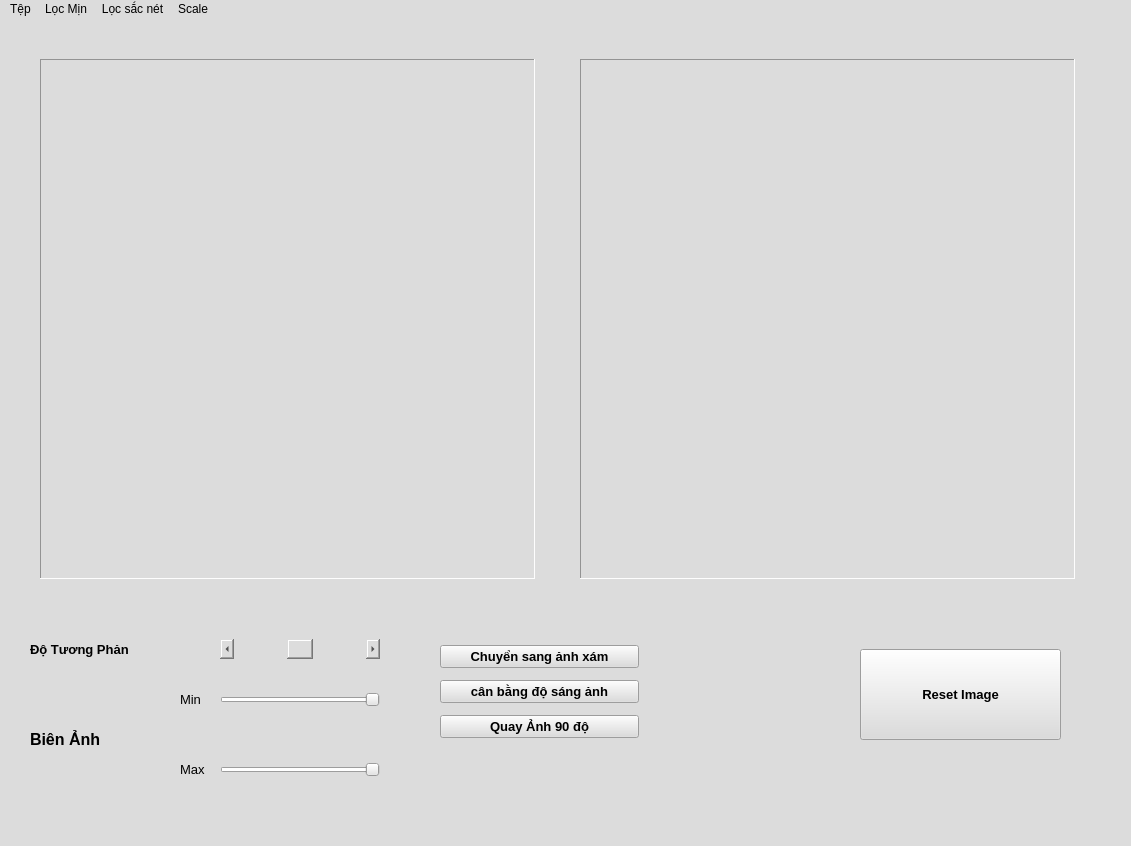
<?xml version="1.0" encoding="UTF-8"?>
<ui version="4.0">
 <class>MainWindow</class>
 <widget class="QMainWindow" name="MainWindow">
  <property name="geometry">
   <rect>
    <x>0</x>
    <y>0</y>
    <width>1131</width>
    <height>846</height>
   </rect>
  </property>
  <property name="windowTitle">
   <string>Chương trình xử lý ảnh</string>
  </property>
  <property name="styleSheet">
   <string notr="true">background-color: rgb(220, 220, 220);
selection-background-color: rgb(255, 255, 255);
selection-color: rgb(0, 0, 0);</string>
  </property>
  <widget class="QWidget" name="centralwidget">
   <widget class="QPushButton" name="reset_image">
    <property name="geometry">
     <rect>
      <x>860</x>
      <y>630</y>
      <width>201</width>
      <height>91</height>
     </rect>
    </property>
    <property name="font">
     <font>
      <pointsize>10</pointsize>
      <weight>75</weight>
      <bold>true</bold>
     </font>
    </property>
    <property name="text">
     <string>Reset Image</string>
    </property>
   </widget>
   <widget class="QScrollBar" name="gammarScrollBar">
    <property name="geometry">
     <rect>
      <x>220</x>
      <y>620</y>
      <width>160</width>
      <height>20</height>
     </rect>
    </property>
    <property name="minimum">
     <number>1</number>
    </property>
    <property name="maximum">
     <number>200</number>
    </property>
    <property name="singleStep">
     <number>1</number>
    </property>
    <property name="pageStep">
     <number>1</number>
    </property>
    <property name="value">
     <number>100</number>
    </property>
    <property name="orientation">
     <enum>Qt::Horizontal</enum>
    </property>
   </widget>
   <widget class="QLabel" name="label">
    <property name="geometry">
     <rect>
      <x>30</x>
      <y>620</y>
      <width>151</width>
      <height>21</height>
     </rect>
    </property>
    <property name="font">
     <font>
      <pointsize>10</pointsize>
      <weight>75</weight>
      <bold>true</bold>
     </font>
    </property>
    <property name="styleSheet">
     <string notr="true">selection-color: rgb(255, 255, 255);</string>
    </property>
    <property name="text">
     <string>Độ Tương Phản</string>
    </property>
   </widget>
   <widget class="QStackedWidget" name="stackedWidget">
    <property name="geometry">
     <rect>
      <x>40</x>
      <y>40</y>
      <width>495</width>
      <height>520</height>
     </rect>
    </property>
    <property name="styleSheet">
     <string notr="true"/>
    </property>
    <property name="frameShape">
     <enum>QFrame::Panel</enum>
    </property>
    <property name="frameShadow">
     <enum>QFrame::Sunken</enum>
    </property>
    <property name="currentIndex">
     <number>1</number>
    </property>
    <widget class="QWidget" name="page"/>
    <widget class="QWidget" name="page_2">
     <widget class="QLabel" name="label_image_1">
      <property name="geometry">
       <rect>
        <x>60</x>
        <y>50</y>
        <width>400</width>
        <height>400</height>
       </rect>
      </property>
      <property name="text">
       <string/>
      </property>
      <property name="scaledContents">
       <bool>false</bool>
      </property>
     </widget>
    </widget>
   </widget>
   <widget class="QStackedWidget" name="stackedWidget_2">
    <property name="geometry">
     <rect>
      <x>580</x>
      <y>40</y>
      <width>495</width>
      <height>520</height>
     </rect>
    </property>
    <property name="frameShape">
     <enum>QFrame::Panel</enum>
    </property>
    <property name="frameShadow">
     <enum>QFrame::Sunken</enum>
    </property>
    <widget class="QWidget" name="page_3">
     <widget class="QLabel" name="label_image_2">
      <property name="geometry">
       <rect>
        <x>50</x>
        <y>50</y>
        <width>400</width>
        <height>400</height>
       </rect>
      </property>
      <property name="text">
       <string/>
      </property>
      <property name="scaledContents">
       <bool>false</bool>
      </property>
     </widget>
    </widget>
    <widget class="QWidget" name="page_4"/>
   </widget>
   <widget class="QWidget" name="layoutWidget">
    <property name="geometry">
     <rect>
      <x>0</x>
      <y>0</y>
      <width>2</width>
      <height>2</height>
     </rect>
    </property>
    <layout class="QVBoxLayout" name="verticalLayout"/>
   </widget>
   <widget class="QWidget" name="layoutWidget">
    <property name="geometry">
     <rect>
      <x>440</x>
      <y>620</y>
      <width>199</width>
      <height>106</height>
     </rect>
    </property>
    <layout class="QVBoxLayout" name="verticalLayout_2">
     <item>
      <widget class="QPushButton" name="convert_gray">
       <property name="font">
        <font>
         <pointsize>10</pointsize>
         <weight>75</weight>
         <bold>true</bold>
        </font>
       </property>
       <property name="text">
        <string>Chuyển sang ảnh xám</string>
       </property>
      </widget>
     </item>
     <item>
      <widget class="QPushButton" name="can_bang_anh">
       <property name="font">
        <font>
         <pointsize>10</pointsize>
         <weight>75</weight>
         <bold>true</bold>
        </font>
       </property>
       <property name="text">
        <string>cân bằng độ sáng ảnh</string>
       </property>
      </widget>
     </item>
     <item>
      <widget class="QPushButton" name="quay_anh">
       <property name="font">
        <font>
         <pointsize>10</pointsize>
         <weight>75</weight>
         <bold>true</bold>
        </font>
       </property>
       <property name="text">
        <string>Quay Ảnh 90 độ</string>
       </property>
      </widget>
     </item>
    </layout>
   </widget>
   <widget class="QLabel" name="label_2">
    <property name="geometry">
     <rect>
      <x>30</x>
      <y>700</y>
      <width>161</width>
      <height>41</height>
     </rect>
    </property>
    <property name="font">
     <font>
      <pointsize>12</pointsize>
      <weight>75</weight>
      <bold>true</bold>
     </font>
    </property>
    <property name="styleSheet">
     <string notr="true">selection-color: rgb(255, 255, 255);</string>
    </property>
    <property name="text">
     <string>Biên Ảnh</string>
    </property>
   </widget>
   <widget class="QSlider" name="minCanny">
    <property name="geometry">
     <rect>
      <x>220</x>
      <y>670</y>
      <width>160</width>
      <height>22</height>
     </rect>
    </property>
    <property name="minimum">
     <number>1</number>
    </property>
    <property name="maximum">
     <number>100</number>
    </property>
    <property name="singleStep">
     <number>10</number>
    </property>
    <property name="value">
     <number>100</number>
    </property>
    <property name="orientation">
     <enum>Qt::Horizontal</enum>
    </property>
   </widget>
   <widget class="QSlider" name="maxCanny">
    <property name="geometry">
     <rect>
      <x>220</x>
      <y>740</y>
      <width>160</width>
      <height>22</height>
     </rect>
    </property>
    <property name="minimum">
     <number>100</number>
    </property>
    <property name="maximum">
     <number>255</number>
    </property>
    <property name="singleStep">
     <number>10</number>
    </property>
    <property name="value">
     <number>255</number>
    </property>
    <property name="orientation">
     <enum>Qt::Horizontal</enum>
    </property>
   </widget>
   <widget class="QLabel" name="label_3">
    <property name="geometry">
     <rect>
      <x>180</x>
      <y>670</y>
      <width>41</width>
      <height>21</height>
     </rect>
    </property>
    <property name="font">
     <font>
      <pointsize>10</pointsize>
      <weight>50</weight>
      <bold>false</bold>
     </font>
    </property>
    <property name="styleSheet">
     <string notr="true">selection-color: rgb(255, 255, 255);</string>
    </property>
    <property name="text">
     <string>Min</string>
    </property>
   </widget>
   <widget class="QLabel" name="label_4">
    <property name="geometry">
     <rect>
      <x>180</x>
      <y>740</y>
      <width>41</width>
      <height>21</height>
     </rect>
    </property>
    <property name="font">
     <font>
      <pointsize>10</pointsize>
      <weight>50</weight>
      <bold>false</bold>
     </font>
    </property>
    <property name="styleSheet">
     <string notr="true">selection-color: rgb(255, 255, 255);</string>
    </property>
    <property name="text">
     <string>Max</string>
    </property>
   </widget>
  </widget>
  <widget class="QMenuBar" name="menubar">
   <property name="geometry">
    <rect>
     <x>0</x>
     <y>0</y>
     <width>1131</width>
     <height>26</height>
    </rect>
   </property>
   <property name="palette">
    <palette>
     <active>
      <colorrole role="WindowText">
       <brush brushstyle="SolidPattern">
        <color alpha="255">
         <red>0</red>
         <green>0</green>
         <blue>0</blue>
        </color>
       </brush>
      </colorrole>
      <colorrole role="Button">
       <brush brushstyle="SolidPattern">
        <color alpha="255">
         <red>220</red>
         <green>220</green>
         <blue>220</blue>
        </color>
       </brush>
      </colorrole>
      <colorrole role="Text">
       <brush brushstyle="SolidPattern">
        <color alpha="255">
         <red>0</red>
         <green>0</green>
         <blue>0</blue>
        </color>
       </brush>
      </colorrole>
      <colorrole role="ButtonText">
       <brush brushstyle="SolidPattern">
        <color alpha="255">
         <red>0</red>
         <green>0</green>
         <blue>0</blue>
        </color>
       </brush>
      </colorrole>
      <colorrole role="Base">
       <brush brushstyle="SolidPattern">
        <color alpha="255">
         <red>220</red>
         <green>220</green>
         <blue>220</blue>
        </color>
       </brush>
      </colorrole>
      <colorrole role="Window">
       <brush brushstyle="SolidPattern">
        <color alpha="255">
         <red>220</red>
         <green>220</green>
         <blue>220</blue>
        </color>
       </brush>
      </colorrole>
      <colorrole role="Highlight">
       <brush brushstyle="SolidPattern">
        <color alpha="255">
         <red>255</red>
         <green>255</green>
         <blue>255</blue>
        </color>
       </brush>
      </colorrole>
      <colorrole role="HighlightedText">
       <brush brushstyle="SolidPattern">
        <color alpha="255">
         <red>0</red>
         <green>0</green>
         <blue>0</blue>
        </color>
       </brush>
      </colorrole>
      <colorrole role="NoRole">
       <brush brushstyle="SolidPattern">
        <color alpha="255">
         <red>255</red>
         <green>255</green>
         <blue>255</blue>
        </color>
       </brush>
      </colorrole>
     </active>
     <inactive>
      <colorrole role="WindowText">
       <brush brushstyle="SolidPattern">
        <color alpha="255">
         <red>0</red>
         <green>0</green>
         <blue>0</blue>
        </color>
       </brush>
      </colorrole>
      <colorrole role="Button">
       <brush brushstyle="SolidPattern">
        <color alpha="255">
         <red>220</red>
         <green>220</green>
         <blue>220</blue>
        </color>
       </brush>
      </colorrole>
      <colorrole role="Text">
       <brush brushstyle="SolidPattern">
        <color alpha="255">
         <red>0</red>
         <green>0</green>
         <blue>0</blue>
        </color>
       </brush>
      </colorrole>
      <colorrole role="ButtonText">
       <brush brushstyle="SolidPattern">
        <color alpha="255">
         <red>0</red>
         <green>0</green>
         <blue>0</blue>
        </color>
       </brush>
      </colorrole>
      <colorrole role="Base">
       <brush brushstyle="SolidPattern">
        <color alpha="255">
         <red>220</red>
         <green>220</green>
         <blue>220</blue>
        </color>
       </brush>
      </colorrole>
      <colorrole role="Window">
       <brush brushstyle="SolidPattern">
        <color alpha="255">
         <red>220</red>
         <green>220</green>
         <blue>220</blue>
        </color>
       </brush>
      </colorrole>
      <colorrole role="Highlight">
       <brush brushstyle="SolidPattern">
        <color alpha="255">
         <red>255</red>
         <green>255</green>
         <blue>255</blue>
        </color>
       </brush>
      </colorrole>
      <colorrole role="HighlightedText">
       <brush brushstyle="SolidPattern">
        <color alpha="255">
         <red>0</red>
         <green>0</green>
         <blue>0</blue>
        </color>
       </brush>
      </colorrole>
      <colorrole role="NoRole">
       <brush brushstyle="SolidPattern">
        <color alpha="255">
         <red>255</red>
         <green>255</green>
         <blue>255</blue>
        </color>
       </brush>
      </colorrole>
     </inactive>
     <disabled>
      <colorrole role="WindowText">
       <brush brushstyle="SolidPattern">
        <color alpha="255">
         <red>0</red>
         <green>0</green>
         <blue>0</blue>
        </color>
       </brush>
      </colorrole>
      <colorrole role="Button">
       <brush brushstyle="SolidPattern">
        <color alpha="255">
         <red>220</red>
         <green>220</green>
         <blue>220</blue>
        </color>
       </brush>
      </colorrole>
      <colorrole role="Text">
       <brush brushstyle="SolidPattern">
        <color alpha="255">
         <red>0</red>
         <green>0</green>
         <blue>0</blue>
        </color>
       </brush>
      </colorrole>
      <colorrole role="ButtonText">
       <brush brushstyle="SolidPattern">
        <color alpha="255">
         <red>0</red>
         <green>0</green>
         <blue>0</blue>
        </color>
       </brush>
      </colorrole>
      <colorrole role="Base">
       <brush brushstyle="SolidPattern">
        <color alpha="255">
         <red>220</red>
         <green>220</green>
         <blue>220</blue>
        </color>
       </brush>
      </colorrole>
      <colorrole role="Window">
       <brush brushstyle="SolidPattern">
        <color alpha="255">
         <red>220</red>
         <green>220</green>
         <blue>220</blue>
        </color>
       </brush>
      </colorrole>
      <colorrole role="Highlight">
       <brush brushstyle="SolidPattern">
        <color alpha="255">
         <red>255</red>
         <green>255</green>
         <blue>255</blue>
        </color>
       </brush>
      </colorrole>
      <colorrole role="HighlightedText">
       <brush brushstyle="SolidPattern">
        <color alpha="255">
         <red>0</red>
         <green>0</green>
         <blue>0</blue>
        </color>
       </brush>
      </colorrole>
      <colorrole role="NoRole">
       <brush brushstyle="SolidPattern">
        <color alpha="255">
         <red>255</red>
         <green>255</green>
         <blue>255</blue>
        </color>
       </brush>
      </colorrole>
     </disabled>
    </palette>
   </property>
   <property name="focusPolicy">
    <enum>Qt::TabFocus</enum>
   </property>
   <property name="contextMenuPolicy">
    <enum>Qt::ActionsContextMenu</enum>
   </property>
   <property name="acceptDrops">
    <bool>true</bool>
   </property>
   <property name="autoFillBackground">
    <bool>false</bool>
   </property>
   <widget class="QMenu" name="menu_file">
    <property name="palette">
     <palette>
      <active>
       <colorrole role="WindowText">
        <brush brushstyle="SolidPattern">
         <color alpha="255">
          <red>0</red>
          <green>0</green>
          <blue>0</blue>
         </color>
        </brush>
       </colorrole>
       <colorrole role="Button">
        <brush brushstyle="SolidPattern">
         <color alpha="255">
          <red>220</red>
          <green>220</green>
          <blue>220</blue>
         </color>
        </brush>
       </colorrole>
       <colorrole role="Text">
        <brush brushstyle="SolidPattern">
         <color alpha="255">
          <red>0</red>
          <green>0</green>
          <blue>0</blue>
         </color>
        </brush>
       </colorrole>
       <colorrole role="ButtonText">
        <brush brushstyle="SolidPattern">
         <color alpha="255">
          <red>0</red>
          <green>0</green>
          <blue>0</blue>
         </color>
        </brush>
       </colorrole>
       <colorrole role="Base">
        <brush brushstyle="SolidPattern">
         <color alpha="255">
          <red>220</red>
          <green>220</green>
          <blue>220</blue>
         </color>
        </brush>
       </colorrole>
       <colorrole role="Window">
        <brush brushstyle="SolidPattern">
         <color alpha="255">
          <red>220</red>
          <green>220</green>
          <blue>220</blue>
         </color>
        </brush>
       </colorrole>
       <colorrole role="Highlight">
        <brush brushstyle="SolidPattern">
         <color alpha="255">
          <red>255</red>
          <green>255</green>
          <blue>255</blue>
         </color>
        </brush>
       </colorrole>
       <colorrole role="HighlightedText">
        <brush brushstyle="SolidPattern">
         <color alpha="255">
          <red>0</red>
          <green>0</green>
          <blue>0</blue>
         </color>
        </brush>
       </colorrole>
      </active>
      <inactive>
       <colorrole role="WindowText">
        <brush brushstyle="SolidPattern">
         <color alpha="255">
          <red>0</red>
          <green>0</green>
          <blue>0</blue>
         </color>
        </brush>
       </colorrole>
       <colorrole role="Button">
        <brush brushstyle="SolidPattern">
         <color alpha="255">
          <red>220</red>
          <green>220</green>
          <blue>220</blue>
         </color>
        </brush>
       </colorrole>
       <colorrole role="Text">
        <brush brushstyle="SolidPattern">
         <color alpha="255">
          <red>0</red>
          <green>0</green>
          <blue>0</blue>
         </color>
        </brush>
       </colorrole>
       <colorrole role="ButtonText">
        <brush brushstyle="SolidPattern">
         <color alpha="255">
          <red>0</red>
          <green>0</green>
          <blue>0</blue>
         </color>
        </brush>
       </colorrole>
       <colorrole role="Base">
        <brush brushstyle="SolidPattern">
         <color alpha="255">
          <red>220</red>
          <green>220</green>
          <blue>220</blue>
         </color>
        </brush>
       </colorrole>
       <colorrole role="Window">
        <brush brushstyle="SolidPattern">
         <color alpha="255">
          <red>220</red>
          <green>220</green>
          <blue>220</blue>
         </color>
        </brush>
       </colorrole>
       <colorrole role="Highlight">
        <brush brushstyle="SolidPattern">
         <color alpha="255">
          <red>255</red>
          <green>255</green>
          <blue>255</blue>
         </color>
        </brush>
       </colorrole>
       <colorrole role="HighlightedText">
        <brush brushstyle="SolidPattern">
         <color alpha="255">
          <red>0</red>
          <green>0</green>
          <blue>0</blue>
         </color>
        </brush>
       </colorrole>
      </inactive>
      <disabled>
       <colorrole role="WindowText">
        <brush brushstyle="SolidPattern">
         <color alpha="255">
          <red>0</red>
          <green>0</green>
          <blue>0</blue>
         </color>
        </brush>
       </colorrole>
       <colorrole role="Button">
        <brush brushstyle="SolidPattern">
         <color alpha="255">
          <red>220</red>
          <green>220</green>
          <blue>220</blue>
         </color>
        </brush>
       </colorrole>
       <colorrole role="Text">
        <brush brushstyle="SolidPattern">
         <color alpha="255">
          <red>0</red>
          <green>0</green>
          <blue>0</blue>
         </color>
        </brush>
       </colorrole>
       <colorrole role="ButtonText">
        <brush brushstyle="SolidPattern">
         <color alpha="255">
          <red>0</red>
          <green>0</green>
          <blue>0</blue>
         </color>
        </brush>
       </colorrole>
       <colorrole role="Base">
        <brush brushstyle="SolidPattern">
         <color alpha="255">
          <red>220</red>
          <green>220</green>
          <blue>220</blue>
         </color>
        </brush>
       </colorrole>
       <colorrole role="Window">
        <brush brushstyle="SolidPattern">
         <color alpha="255">
          <red>220</red>
          <green>220</green>
          <blue>220</blue>
         </color>
        </brush>
       </colorrole>
       <colorrole role="Highlight">
        <brush brushstyle="SolidPattern">
         <color alpha="255">
          <red>255</red>
          <green>255</green>
          <blue>255</blue>
         </color>
        </brush>
       </colorrole>
       <colorrole role="HighlightedText">
        <brush brushstyle="SolidPattern">
         <color alpha="255">
          <red>0</red>
          <green>0</green>
          <blue>0</blue>
         </color>
        </brush>
       </colorrole>
      </disabled>
     </palette>
    </property>
    <property name="tabletTracking">
     <bool>true</bool>
    </property>
    <property name="focusPolicy">
     <enum>Qt::TabFocus</enum>
    </property>
    <property name="contextMenuPolicy">
     <enum>Qt::ActionsContextMenu</enum>
    </property>
    <property name="autoFillBackground">
     <bool>false</bool>
    </property>
    <property name="title">
     <string>Tệp</string>
    </property>
    <addaction name="actionOpen"/>
    <addaction name="actionSave"/>
   </widget>
   <widget class="QMenu" name="menu_loc_min">
    <property name="geometry">
     <rect>
      <x>311</x>
      <y>153</y>
      <width>159</width>
      <height>174</height>
     </rect>
    </property>
    <property name="palette">
     <palette>
      <active>
       <colorrole role="Button">
        <brush brushstyle="SolidPattern">
         <color alpha="255">
          <red>220</red>
          <green>220</green>
          <blue>220</blue>
         </color>
        </brush>
       </colorrole>
       <colorrole role="Base">
        <brush brushstyle="SolidPattern">
         <color alpha="255">
          <red>220</red>
          <green>220</green>
          <blue>220</blue>
         </color>
        </brush>
       </colorrole>
       <colorrole role="Window">
        <brush brushstyle="SolidPattern">
         <color alpha="255">
          <red>220</red>
          <green>220</green>
          <blue>220</blue>
         </color>
        </brush>
       </colorrole>
       <colorrole role="Highlight">
        <brush brushstyle="SolidPattern">
         <color alpha="255">
          <red>255</red>
          <green>255</green>
          <blue>255</blue>
         </color>
        </brush>
       </colorrole>
       <colorrole role="HighlightedText">
        <brush brushstyle="SolidPattern">
         <color alpha="255">
          <red>0</red>
          <green>0</green>
          <blue>0</blue>
         </color>
        </brush>
       </colorrole>
      </active>
      <inactive>
       <colorrole role="Button">
        <brush brushstyle="SolidPattern">
         <color alpha="255">
          <red>220</red>
          <green>220</green>
          <blue>220</blue>
         </color>
        </brush>
       </colorrole>
       <colorrole role="Base">
        <brush brushstyle="SolidPattern">
         <color alpha="255">
          <red>220</red>
          <green>220</green>
          <blue>220</blue>
         </color>
        </brush>
       </colorrole>
       <colorrole role="Window">
        <brush brushstyle="SolidPattern">
         <color alpha="255">
          <red>220</red>
          <green>220</green>
          <blue>220</blue>
         </color>
        </brush>
       </colorrole>
       <colorrole role="Highlight">
        <brush brushstyle="SolidPattern">
         <color alpha="255">
          <red>255</red>
          <green>255</green>
          <blue>255</blue>
         </color>
        </brush>
       </colorrole>
       <colorrole role="HighlightedText">
        <brush brushstyle="SolidPattern">
         <color alpha="255">
          <red>0</red>
          <green>0</green>
          <blue>0</blue>
         </color>
        </brush>
       </colorrole>
      </inactive>
      <disabled>
       <colorrole role="Button">
        <brush brushstyle="SolidPattern">
         <color alpha="255">
          <red>220</red>
          <green>220</green>
          <blue>220</blue>
         </color>
        </brush>
       </colorrole>
       <colorrole role="Base">
        <brush brushstyle="SolidPattern">
         <color alpha="255">
          <red>220</red>
          <green>220</green>
          <blue>220</blue>
         </color>
        </brush>
       </colorrole>
       <colorrole role="Window">
        <brush brushstyle="SolidPattern">
         <color alpha="255">
          <red>220</red>
          <green>220</green>
          <blue>220</blue>
         </color>
        </brush>
       </colorrole>
       <colorrole role="Highlight">
        <brush brushstyle="SolidPattern">
         <color alpha="255">
          <red>255</red>
          <green>255</green>
          <blue>255</blue>
         </color>
        </brush>
       </colorrole>
       <colorrole role="HighlightedText">
        <brush brushstyle="SolidPattern">
         <color alpha="255">
          <red>0</red>
          <green>0</green>
          <blue>0</blue>
         </color>
        </brush>
       </colorrole>
      </disabled>
     </palette>
    </property>
    <property name="focusPolicy">
     <enum>Qt::TabFocus</enum>
    </property>
    <property name="autoFillBackground">
     <bool>false</bool>
    </property>
    <property name="title">
     <string>Lọc Mịn</string>
    </property>
    <addaction name="actionLoc_Trung_Binh"/>
    <addaction name="actionLoc_Trung_Vi"/>
    <addaction name="actionLoc_Min"/>
    <addaction name="actionLoc_Max"/>
    <addaction name="action_Loc_Gaussian"/>
   </widget>
   <widget class="QMenu" name="menuL_loc_sac_net">
    <property name="focusPolicy">
     <enum>Qt::TabFocus</enum>
    </property>
    <property name="autoFillBackground">
     <bool>false</bool>
    </property>
    <property name="title">
     <string>Lọc sắc nét</string>
    </property>
    <addaction name="actionBo_loc_Sobel"/>
    <addaction name="actionBo_loc_laplacian"/>
    <addaction name="actionBo_Loc_RCG"/>
   </widget>
   <widget class="QMenu" name="menuZoom">
    <property name="focusPolicy">
     <enum>Qt::TabFocus</enum>
    </property>
    <property name="autoFillBackground">
     <bool>false</bool>
    </property>
    <property name="title">
     <string>Scale</string>
    </property>
    <addaction name="zoom"/>
    <addaction name="small_image"/>
   </widget>
   <addaction name="menu_file"/>
   <addaction name="menu_loc_min"/>
   <addaction name="menuL_loc_sac_net"/>
   <addaction name="menuZoom"/>
  </widget>
  <widget class="QStatusBar" name="statusbar"/>
  <action name="actionLoc_Trung_Binh">
   <property name="text">
    <string>Lọc Trung Bình</string>
   </property>
  </action>
  <action name="actionLoc_Trung_Vi">
   <property name="text">
    <string>Lọc Trung Vị</string>
   </property>
  </action>
  <action name="actionLoc_Min">
   <property name="text">
    <string>Lọc Min</string>
   </property>
  </action>
  <action name="actionLoc_Max">
   <property name="text">
    <string>Lọc Max</string>
   </property>
  </action>
  <action name="action_Loc_Gaussian">
   <property name="text">
    <string>Lọc Gaussian</string>
   </property>
  </action>
  <action name="actionBo_loc_Sobel">
   <property name="text">
    <string>Bộ lọc Sobel</string>
   </property>
  </action>
  <action name="actionBo_loc_laplacian">
   <property name="text">
    <string>Bộ lọc laplacian</string>
   </property>
  </action>
  <action name="actionBo_Loc_RCG">
   <property name="text">
    <string>Bộ Lọc RCG</string>
   </property>
  </action>
  <action name="actionOpen">
   <property name="text">
    <string>Mở</string>
   </property>
  </action>
  <action name="actionSave">
   <property name="text">
    <string>Lưu</string>
   </property>
  </action>
  <action name="action100">
   <property name="text">
    <string>100%</string>
   </property>
  </action>
  <action name="small_image">
   <property name="text">
    <string>smaill image</string>
   </property>
  </action>
  <action name="zoom">
   <property name="text">
    <string>zoom</string>
   </property>
  </action>
  <action name="action50">
   <property name="text">
    <string>80%</string>
   </property>
  </action>
  <action name="action70">
   <property name="text">
    <string>50%</string>
   </property>
  </action>
  <action name="actionabout_Us">
   <property name="text">
    <string>about Us</string>
   </property>
  </action>
 </widget>
 <resources/>
 <connections/>
</ui>
